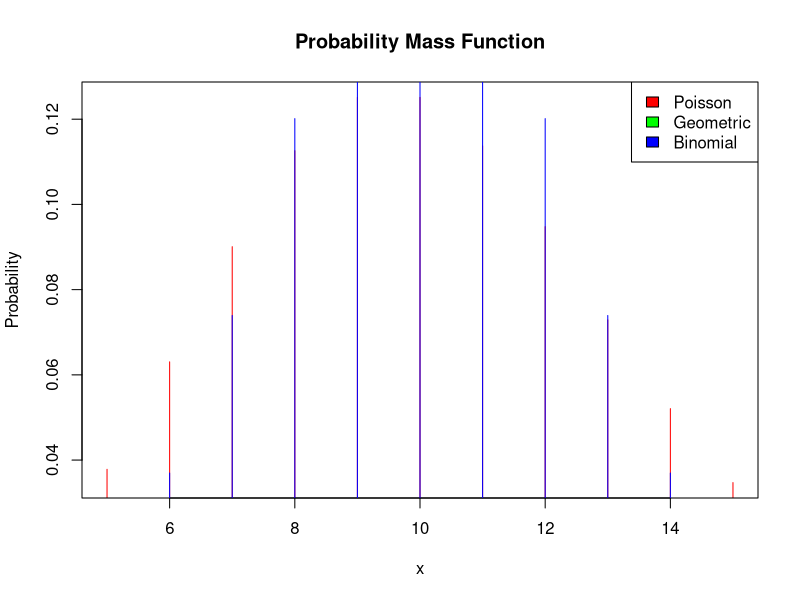

Write the R code that produced this figure.
#A1 a)

library(stats)

calculate_probabilities <- function(lambda,p,n, m, k) {
  poisson_probs <- ppois(k:m, lambda)
  geometric_probs <- pgeom(k:m, p)
  binomial_probs <- pbinom(k:m, n, p)
  
  return(list(poisson_probs = poisson_probs, geometric_probs = geometric_probs, binomial_probs = binomial_probs))
}

#A1 b)
plot_pmf <- function(lambda,p,n,m, k) {
  x <- k:m
  
  plot(x, dpois(x, lambda), type = "h", col = "red", main = "Probability Mass Function",xlab = "x",ylab = "Probability")
  lines(x, dgeom(x, p), type = "h", col = "green")
  lines(x, dbinom(x, n, p), type = "h", col = "blue")
  
  legend("topright", legend = c("Poisson", "Geometric", "Binomial"), fill = c("red", "green", "blue"))
}

#A1 c)

find_k <- function(lambda) {
   k <- 0
  while( ppois(k , lambda )<= 1 - 10^-6) {
    k <- k + 1
  }
   
  return(k)
}

lambda <- 10
p <- 0.5
n <- 20
m <- 15
k <- 5

probabilities <- calculate_probabilities(lambda, p, n, m, k)
print(probabilities)

plot_pmf(lambda, p, n, m, k)

smallest_k <- find_k(lambda)

print(paste("Cea mai mica valoare pentru care P(Y < k) <= 1 - 10^-6 este: ", smallest_k))


# A2 a)

calculate_complement <- function(p) {
  p_complement <- 1 - p
  return(p_complement)
}

# A2 b)

calculate_expected_values <- function(f, n, p) {
  expected_values <- f / n * p
  return(expected_values)
}

p <- 0.7
f <- 10
n <- 20
p_i <- 0.5

p_complement <- calculate_complement(p)
print(paste("The probability of the complement of the event is: ", p_complement))

expected_values <- calculate_expected_values(f, n, p_i)


print(paste("The expected values are: ", expected_values))

